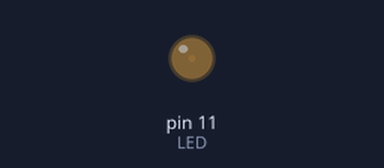
Bench run of a sketch on a simulated Arduino Uno, built with avr-gcc and run on an emulated ATmega328P. On the bench: output pins drawn as LEDs (lit = HIGH).

Above: at 0.05 s.
At 1.95 s:
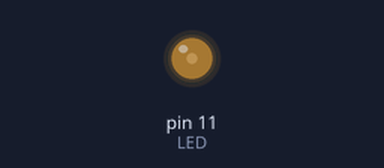
At 3.85 s:
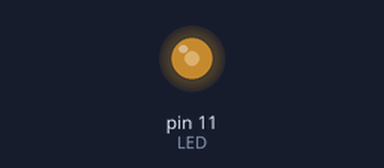
At 7.65 s:
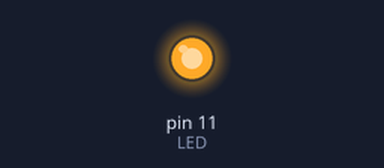
Timing chart, 0 to 9.9 s (numbered marks = the images above):
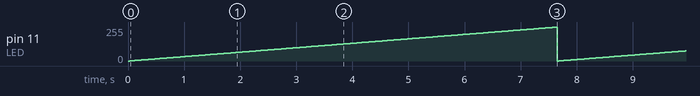

Measured:
- by itself, pin 11 (LED): ramps from 0/255 to 254/255 and jumps back, once every 7.7 s

The sketch:

ARDUINO_2.ino
```cpp
//Programa para ligar e desligar um led suavemente PWM

//Constantes do código
#define LED 11
#define NUM_MAX_BITS 255

//Variáveis presentes no código
int i;

void setup() {
  // put your setup code here, to run once:

  //Colocamos a porta 11 como saída
  pinMode(LED, OUTPUT);

}

void loop() {
  // put your main code here, to run repeatedly:

  for (i=0;i<NUM_MAX_BITS;i++){
    //Definimos o led como analógica
    analogWrite(LED, i);
    //Intensidade de 30% de PWM
    delay(30);
  }
  //Percorre o led
  for (i=0;i<NUM_MAX_BITS;i++){
    //Definimos o led como analógica
    analogWrite(LED,i);
    //Intensidade de 30% de PWM
    delay(30);
  }


}
```
